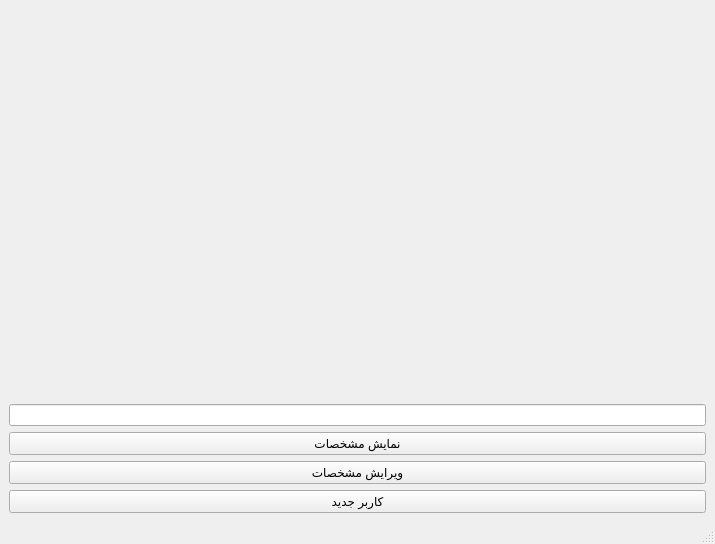
<?xml version="1.0" encoding="UTF-8"?>
<ui version="4.0">
 <class>MainWindow</class>
 <widget class="QMainWindow" name="MainWindow">
  <property name="geometry">
   <rect>
    <x>0</x>
    <y>0</y>
    <width>715</width>
    <height>544</height>
   </rect>
  </property>
  <property name="windowTitle">
   <string>MainWindow</string>
  </property>
  <widget class="QWidget" name="centralwidget">
   <layout class="QGridLayout" name="gridLayout">
    <item row="2" column="0">
     <widget class="QPushButton" name="btn1">
      <property name="text">
       <string>نمایش مشخصات</string>
      </property>
     </widget>
    </item>
    <item row="4" column="0">
     <widget class="QPushButton" name="btn3">
      <property name="text">
       <string>کاربر جدید</string>
      </property>
     </widget>
    </item>
    <item row="1" column="0">
     <widget class="QLineEdit" name="tb1"/>
    </item>
    <item row="3" column="0">
     <widget class="QPushButton" name="btn2">
      <property name="text">
       <string>ویرایش مشخصات</string>
      </property>
     </widget>
    </item>
    <item row="0" column="0">
     <widget class="QLabel" name="pic1">
      <property name="text">
       <string/>
      </property>
     </widget>
    </item>
   </layout>
  </widget>
  <widget class="QMenuBar" name="menubar">
   <property name="geometry">
    <rect>
     <x>0</x>
     <y>0</y>
     <width>715</width>
     <height>30</height>
    </rect>
   </property>
  </widget>
  <widget class="QStatusBar" name="statusbar"/>
 </widget>
 <resources/>
 <connections/>
</ui>
